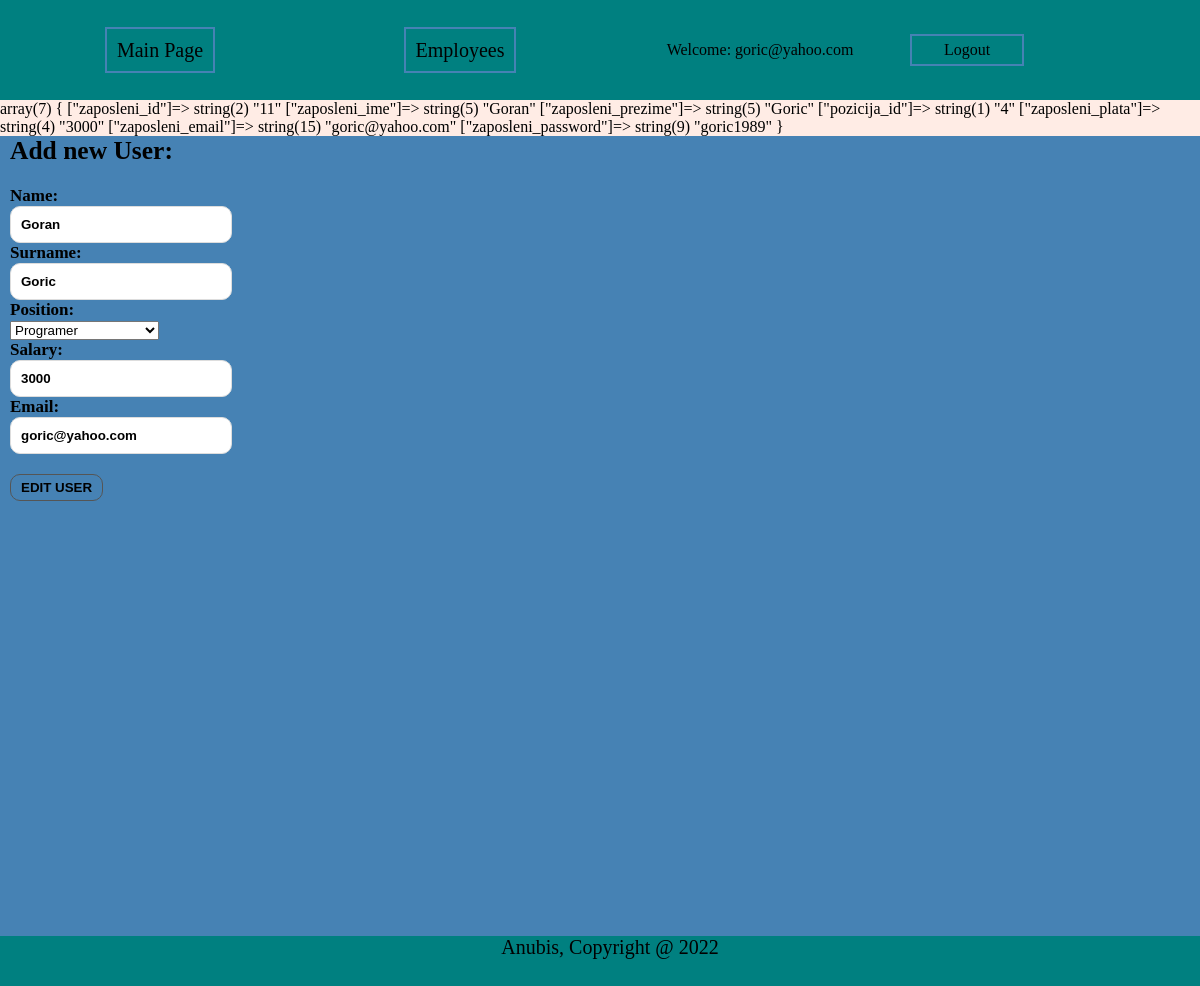
Screenshot of /pages/edit_page.php?id=11 (signed in) with the database file from the repository.
### tables this page shows
CREATE TABLE `zaposleni` (
  `zaposleni_id` int(255) NOT NULL,
  `zaposleni_ime` varchar(255) NOT NULL,
  `zaposleni_prezime` varchar(255) NOT NULL,
  `pozicija_id` int(255) NOT NULL,
  `zaposleni_plata` float NOT NULL,
  `zaposleni_email` varchar(255) NOT NULL,
  `zaposleni_password` varchar(80) DEFAULT NULL
);

### dashboard/get_data.php (called while the page is built, shortened)
<?php
function getAllPositions($connection)
{
    $sql = "SELECT * FROM pozicija";
    $result = mysqli_query($connection, $sql);
    if (mysqli_num_rows($result) > 0) {
        $array = mysqli_fetch_all($result, MYSQLI_ASSOC);
        return $array;
    } else {
        echo "0 results";
    }
}

### pages/edit_page.php (the view, shortened to what this page needs)
<!DOCTYPE html>
<html lang="en">
<?php
include('header.php');
include('../dashboard/db_connect.php');
include('../dashboard/get_data.php');
include('../dashboard/edit_user.php');
$svepozicije = getAllPositions($connection);
if (isset($_GET['id'])) {
    $id = mysqli_real_escape_string($connection, $_GET['id']);
    $singleQuery = "SELECT * FROM zaposleni WHERE zaposleni_id = $id";
    $singleResult = mysqli_query($connection, $singleQuery);
    $singleEmployee = mysqli_fetch_assoc($singleResult);
    var_dump($singleEmployee);
}
?>
<div class="container main">
    <form method="POST" action="<?php echo $_SERVER['PHP_SELF'] ?>">
        <h2>Add new User:</h2>
        <br>
        <label for="">Name:</label>
        <input type="text" name="user_name" value="<?php echo $singleEmployee['zaposleni_ime'] ?>">
        <label for="">Surname:</label>
        <input type="text" name="user_surname" value="<?php echo $singleEmployee['zaposleni_prezime'] ?>">
        <label for="">Position:</label>
        <select name="user_position" id="">
            <?php
            foreach ($svepozicije as $pozicija) { ?>
                <option value="<?php echo $pozicija['pozicija_id'] ?>"><?php echo $pozicija['pozicija_naziv'] ?></option>
            <?php } ?>
        </select>
        <label for="">Salary:</label>
        <input type="text" name="user_salary" value="<?php echo $singleEmployee['zaposleni_plata'] ?>">
        <label for="">Email:</label>
        <input type="text" name="user_email" value="<?php echo $singleEmployee['zaposleni_email'] ?>">
        <br>
        <button type="text" name="editUser">EDIT USER</button>
    </form>
</div>
<?php include('footer.php'); ?>
</html>

### assets/styles.css (style rules this page uses)
body { background: #ffece5; font-family: verdana; margin: 0 auto; }
label, input { display: block; margin: 0; font-weight: bold; }
input[type="text"], input[type="password"] { border: 1px solid #ddd; padding: 10px; border-radius: 10px; width: 200px; }
.container { margin: 0 auto; width: 1200px; padding: 0 10px; }
.main { background-color: steelblue; height: 800px; font-size: 17px; }
button { background-color: steelblue; border: 1px solid #555; border-radius: 10px; padding: 5px 10px; font-weight: bold; cursor: pointer; }
h2 { margin: 0; }

### rows the page displays
zaposleni: user_name "Goran", user_surname "Goric", user_salary "3000", user_email "goric@yahoo.com"

### other values shown
$_SESSION['zaposleni_email'] "goric@yahoo.com"
form field user_position "Programer"
